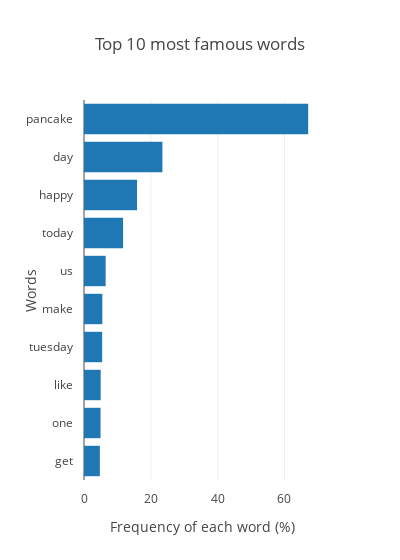

The code cell stored with this chart in its notebook:
### Code cell
data = [Bar(
        y=tokens_df['words'][0:10], # assign x as the dataframe column 'x'
        x=tokens_df['frequency_tottweets'][0:10], 
        orientation = 'h',
)]

layout = Layout(
    title="Top 10 most famous words",
    xaxis=dict(title='Frequency of each word (%)'),
    yaxis=dict(title='Words', automargin = True, autorange='reversed'),
    margin=dict(pad=10), 
    width=400
)

fig = Figure(data=data, layout=layout)

iplot(fig)

### Figure 1 — Plotly figure (JSON) as saved in the notebook; plotly's stock layout.template omitted (floating-point values rounded to 4 significant figures)
{"data": [{"orientation": "h", "type": "bar", "uid": "345bb457-cc8f-4570-bb7f-a35a8d660da4", "x": [67.1, 23.46, 15.88, 11.69, 6.473, 5.487, 5.435, 4.987, 4.952, 4.744], "y": ["pancake", "day", "happy", "today", "us", "make", "tuesday", "like", "one", "get"]}], "layout": {"margin": {"pad": 10}, "title": {"text": "Top 10 most famous words"}, "width": 400, "xaxis": {"title": {"text": "Frequency of each word (%)"}}, "yaxis": {"automargin": true, "autorange": "reversed", "title": {"text": "Words"}}}}
